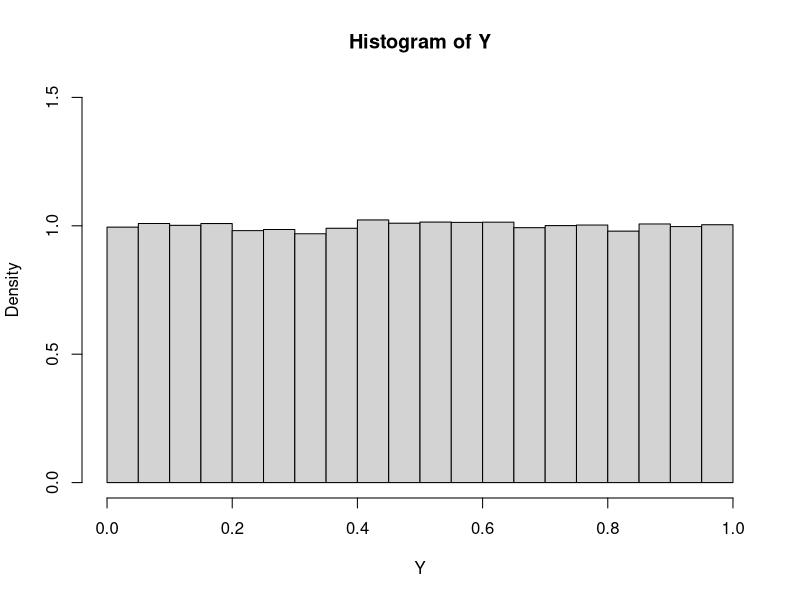
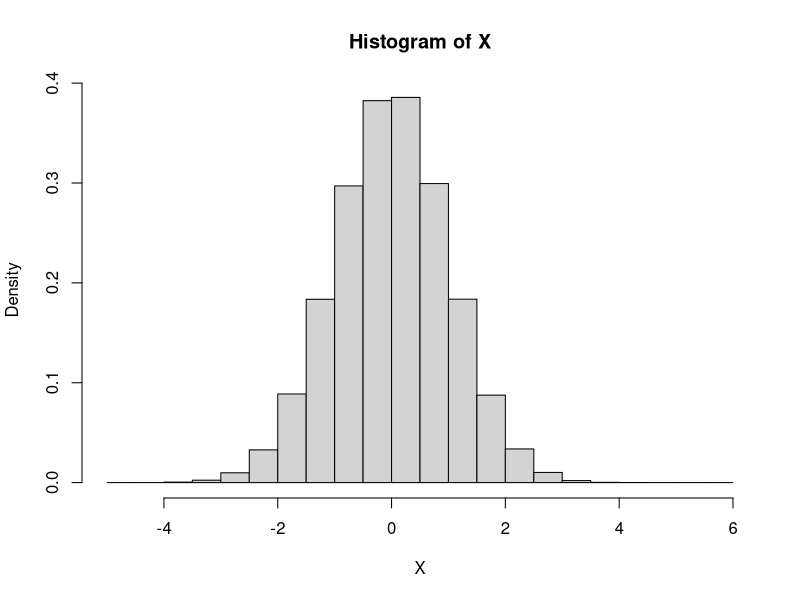
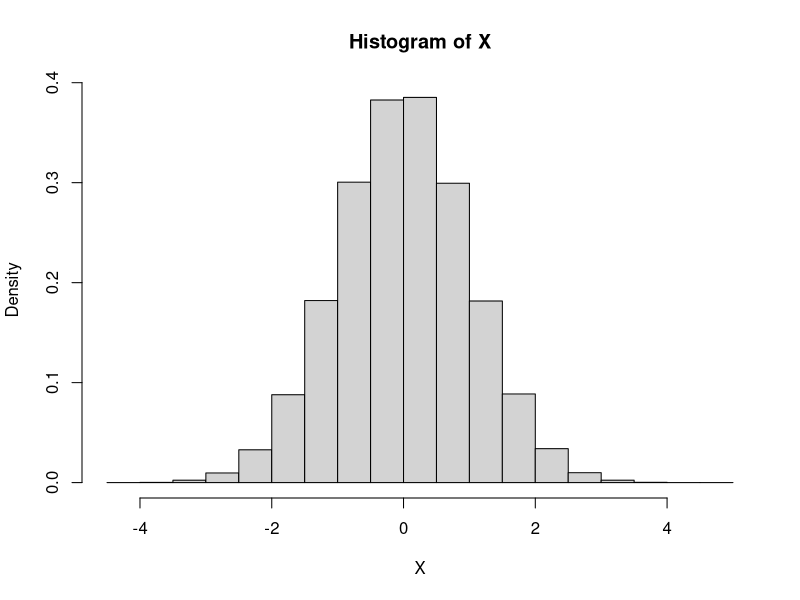
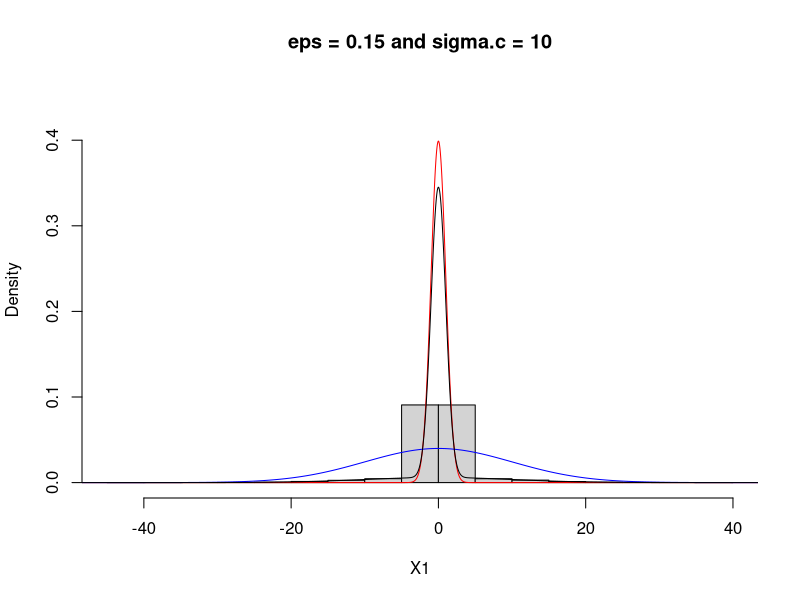
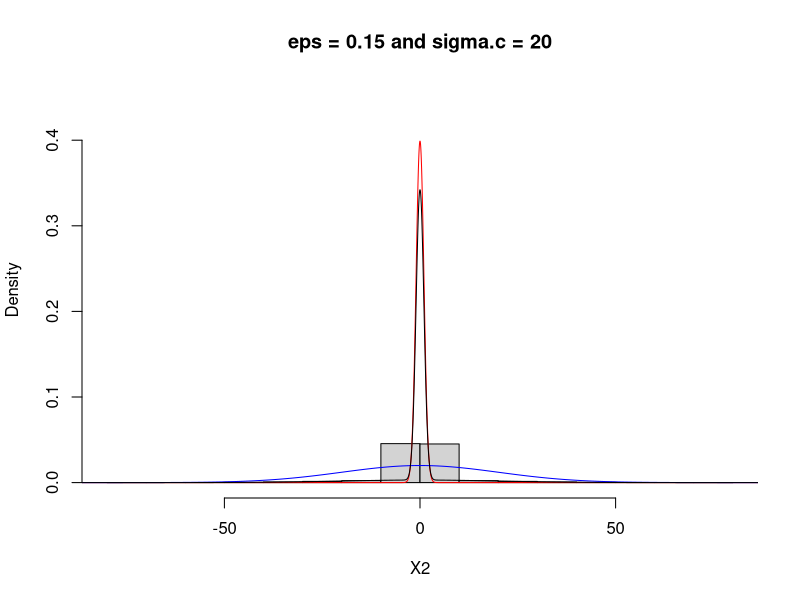
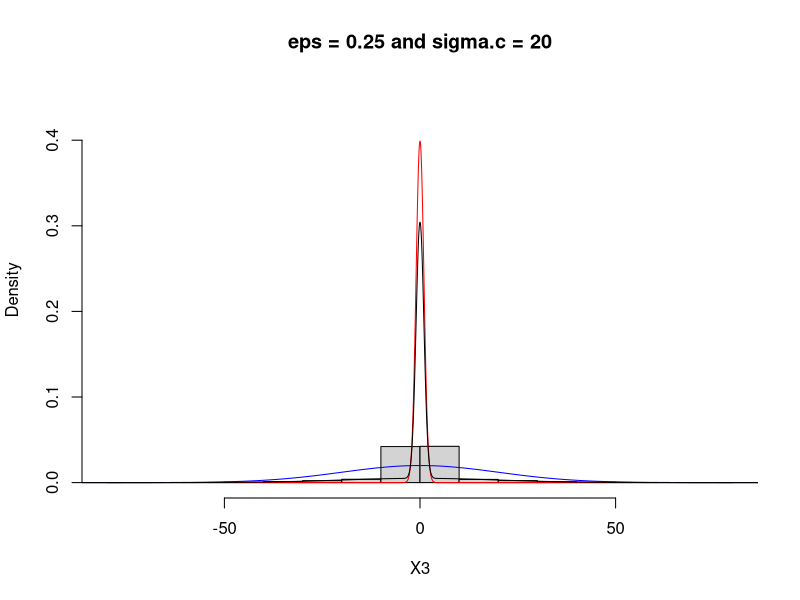
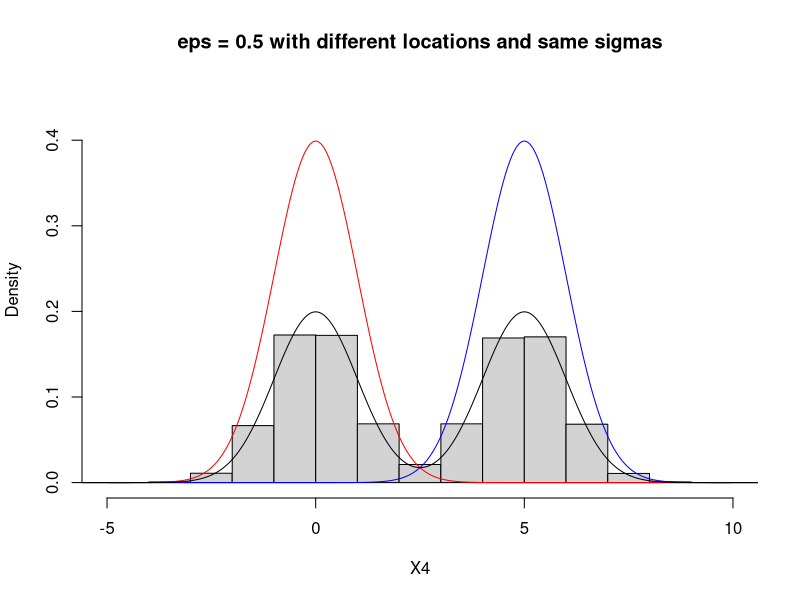
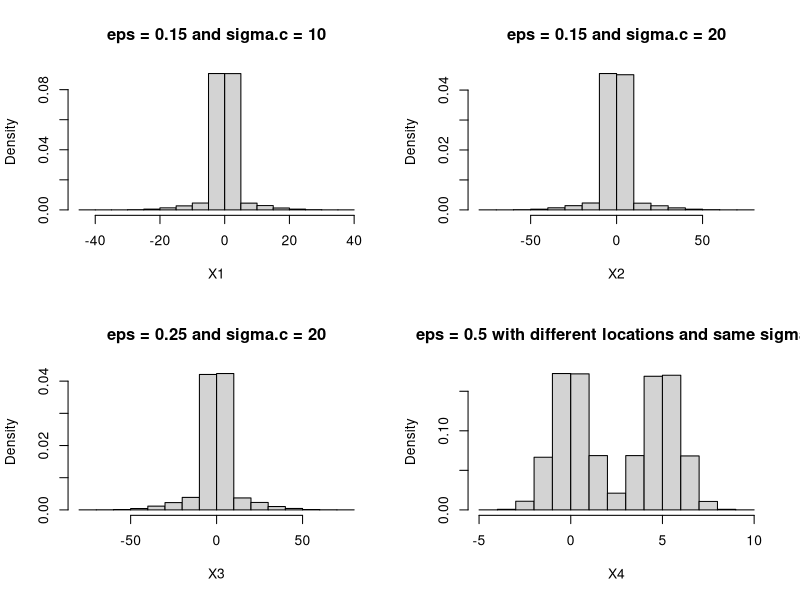

Write R code to recreate these figures, in order.
######################################################################################
					#Probability Integral Transform
######################################################################################
# Set a seed to make this process repeatable
set.seed(12345) 

# Set the number of simulations
n <- 100000

# Simulate data from a standard normal distribution
X <- rnorm(n)

# Find out the coresponding quantiles
Y <- pnorm(X)

# Use histogram to graph the distribution
hist(Y, freq = F, ylim = c(0, 1.5))

######################################################################################
					#Normal distribution
######################################################################################
# 1. Direct
# Set a seed to make this process repeatable
set.seed(12345) 

# Set the number of simulations
n <- 100000

# Simulate data from a standard normal distribution
X <- rnorm(n)

# Use histogram to graph the distribution
hist(X, freq = F)

# 2. Indirect
# Set a seed to make this process repeatable
set.seed(12345) 

# Set the number of simulations
n <- 100000

# Simulate data from Uniform(0,1)
Y <- runif(n)

# By PIT, get a sample from a standard normal distribution
X <- qnorm(Y)

# Use histogram to graph the distribution
hist(X, freq = F)
######################################################################################
					#Contaminated Normal distribution
######################################################################################
# Set a seed to make this process repeatable
set.seed(12345) 

# Set the number of simulations
n <- 100000

# Build a function to simulate a contaminated normal distribution
rctnorm <- function(n, eps = 0.5, mu = c(0, 0), 
sigma = c(1, 1)) {

	# Simulate the indicators from bernoulli distribution p = eps
	I <- rbinom(n, 1, eps)
	# Simulate X
	X <- rnorm(n, mu[1], sigma[1])
	# Simulate Y
	Y <- rnorm(n, mu[2], sigma[2])

	W <- rep(NA, n)

	for (i in 1:n){

		W[i] <- ifelse(I[i] == 1, Y[i], X[i])

	}

	W

}

dctnorm <- function(x, eps = 0.5, mu = c(0, 0), 
sigma = c(1, 1)){

	dnorm(x, mu[1], sigma[1]) * (1 - eps) + dnorm(x, mu[2], sigma[2]) * eps

}

x <- seq(-100, 100, 0.01)

par(mfrow = c(1, 1))

# 3.4.26 part b, eps = 0.15, mu1 = mu2 = 0, 
# sigma1 = 1, sigma2 = sigma.c = 10
X1 <- rctnorm(n, 0.15, mu = c(0, 0), sigma = c(1, 10))
# Use histogram to graph the distribution
hist(X1, freq = F, main = 'eps = 0.15 and sigma.c = 10', ylim = c(0, 0.45))
points(x, dnorm(x, 0, 1), type = 'l', col = 'red')
points(x, dnorm(x, 0, 10), type = 'l', col = 'blue')
points(x, dctnorm(x, 0.15, c(0, 0), c(1, 10)), type = 'l', col = 'black')

# 3.4.26 part c, eps = 0.15, mu1 = mu2 = 0, 
# sigma1 = 1, sigma2 = sigma.c = 20
X2 <- rctnorm(n, 0.15, mu = c(0, 0), sigma = c(1, 20))
# Use histogram to graph the distribution
hist(X2, freq = F, main = 'eps = 0.15 and sigma.c = 20', ylim = c(0, 0.45))
points(x, dnorm(x, 0, 1), type = 'l', col = 'red')
points(x, dnorm(x, 0, 20), type = 'l', col = 'blue')
points(x, dctnorm(x, 0.15, c(0, 0), c(1, 20)), type = 'l', col = 'black')

# 3.4.26 part d, eps = 0.25, mu1 = mu2 = 0, 
# sigma1 = 1, sigma2 = sigma.c = 20
X3 <- rctnorm(n, 0.25, mu = c(0, 0), sigma = c(1, 20))
# Use histogram to graph the distribution
hist(X3, freq = F, main = 'eps = 0.25 and sigma.c = 20', ylim = c(0, 0.45))
points(x, dnorm(x, 0, 1), type = 'l', col = 'red')
points(x, dnorm(x, 0, 20), type = 'l', col = 'blue')
points(x, dctnorm(x, 0.25, c(0, 0), c(1, 20)), type = 'l', col = 'black')

# An example when we have 2 normal distribution 
# with different locations. eps = 0.5, mu1 = 0, 
# mu2 = 5, sigma1 = sigma2 = 1
X4 <- rctnorm(n, 0.5, mu = c(0, 5), sigma = c(1, 1)) 
hist(X4, freq = F, main = 'eps = 0.5 with different locations and same sigmas', ylim = c(0, 0.45))
points(x, dnorm(x, 0, 1), type = 'l', col = 'red')
points(x, dnorm(x, 5, 1), type = 'l', col = 'blue')
points(x, dctnorm(x, 0.5, c(0, 5), c(1, 1)), type = 'l', col = 'black')

# Comparing these histograms
# Define a 2 by 2 graph
par(mfrow = c(2, 2))
hist(X1, freq = F, main = 'eps = 0.15 and sigma.c = 10')
hist(X2, freq = F, main = 'eps = 0.15 and sigma.c = 20')
hist(X3, freq = F, main = 'eps = 0.25 and sigma.c = 20')
hist(X4, freq = F, main = 'eps = 0.5 with different locations and same sigmas')
######################################################################################
					#gamma distribution
######################################################################################
# Set a seed to make this process repeatable
set.seed(12345) 

# Set the number of simulations
n <- 100000

# Simulate data from gamma with alpha = 2 and beta = 5
X <- rgamma(n, 2, 5)

# Use histogram to graph the distribution
hist(X, freq = F)